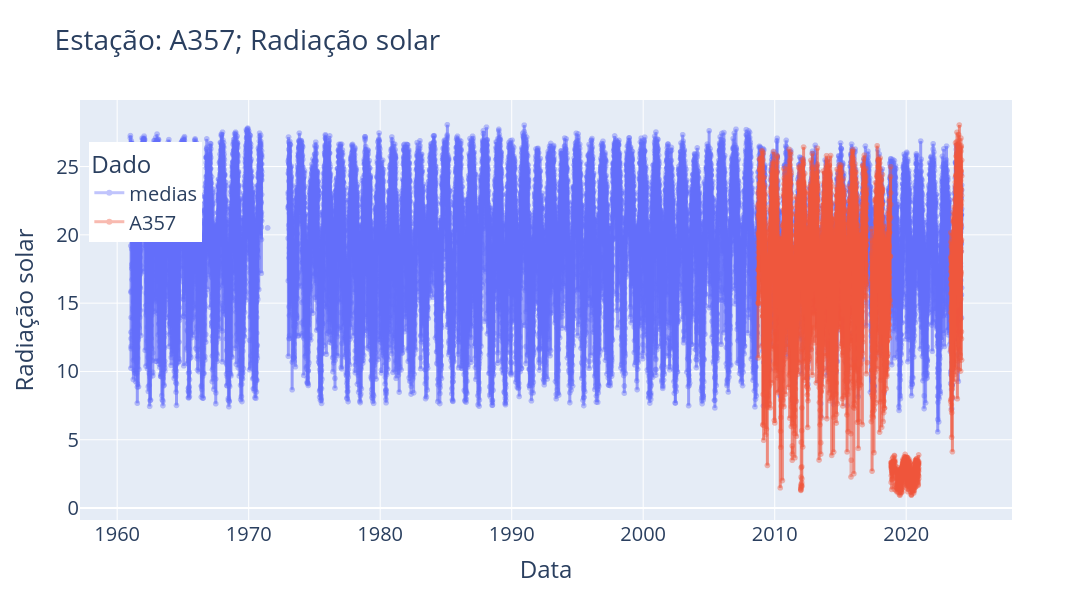

Source (notebook cell):
### Code cell
df = pd.read_csv('data_notebook/Rs_erro_A357.csv')
fig = px.line(df, x='Unnamed: 0', y='A357', color='Dado', markers=True,
                  title=f'Estação: A357; Radiação solar', width=1350, height=600).update_traces(opacity=.4)
fig.update_layout(xaxis_title="Data", yaxis_title="Radiação solar", font=dict(size=20), legend=dict(x=0.01,y=0.9))
fig.update_traces(line=dict(width=3),hoverlabel=dict(font_size=20))
fig.show()

### Figure 1 — Plotly figure (JSON) as saved in the notebook; plotly's stock layout.template omitted (floating-point values rounded to 4 significant figures; data arrays with more than 128 entries replaced by an {"elided": "..."} marker saying what was removed)
{"data": [{"hoverlabel": {"font": {"size": 20}}, "hovertemplate": "Dado=medias<br>Unnamed: 0=%{x}<br>A357=%{y}<extra></extra>", "legendgroup": "medias", "line": {"color": "#636efa", "dash": "solid", "width": 3}, "marker": {"symbol": "circle"}, "mode": "lines+markers", "name": "medias", "opacity": 0.4, "showlegend": true, "type": "scattergl", "x": {"elided": "23090 str values"}, "xaxis": "x", "y": {"elided": "23090 float values"}, "yaxis": "y"}, {"hoverlabel": {"font": {"size": 20}}, "hovertemplate": "Dado=A357<br>Unnamed: 0=%{x}<br>A357=%{y}<extra></extra>", "legendgroup": "A357", "line": {"color": "#EF553B", "dash": "solid", "width": 3}, "marker": {"symbol": "circle"}, "mode": "lines+markers", "name": "A357", "opacity": 0.4, "showlegend": true, "type": "scattergl", "x": {"elided": "23090 str values"}, "xaxis": "x", "y": {"elided": "23090 float values"}, "yaxis": "y"}], "layout": {"font": {"size": 20}, "height": 600, "legend": {"title": {"text": "Dado"}, "tracegroupgap": 0, "x": 0.01, "y": 0.9}, "title": {"text": "Estação: A357; Radiação solar"}, "width": 1350, "xaxis": {"anchor": "y", "domain": [0, 1], "title": {"text": "Data"}}, "yaxis": {"anchor": "x", "domain": [0, 1], "title": {"text": "Radiação solar"}}}}
